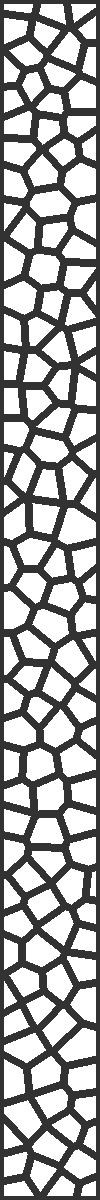

Source code (Python):
#
# Voronoi Scarf Generator
# By Dave LeCompte [email redacted]
#
#
# This program is free software: you can redistribute it and/or modify
# it under the terms of the GNU General Public License as published by
# the Free Software Foundation, either version 3 of the License, or
# (at your option) any later version.
#
# This program is distributed in the hope that it will be useful,
# but WITHOUT ANY WARRANTY; without even the implied warranty of
# MERCHANTABILITY or FITNESS FOR A PARTICULAR PURPOSE.  See the
# GNU General Public License for more details.
#
# You should have received a copy of the GNU General Public License
# along with this program.  If not, see <http://www.gnu.org/licenses/>.
#


# See also "Fast Poisson Disk Sampling in Arbitrary Dimensions" by Robert Bridson

from PIL import Image
import random
import math

X = 100
Y = 1200

CELL_EDGE_WIDTH = 4

BORDER_WIDTH = 4

DIST_BETWEEN_POINTS = 25

POPULATION_RETRIES = 30

EDGE_COLOR = (50, 50, 50)
BASE_COLOR = (255, 255, 255)

GRID_SIZE = int(DIST_BETWEEN_POINTS / math.sqrt(2.0))

points = []

vorScarfImg = Image.new("RGB", (X, Y))

indexCache = {}

grid = None

def findClosestPointIndexOld(x, y):
    key = (x,y)
    if key in indexCache:
        return indexCache[key]

    bestDist = (X + Y) * (X + Y)
    bestIndex = -1

    for i, (px, py) in enumerate(points):
        dx = px - x
        dy = py - y
        dSqr = dx * dx + dy * dy
        if dSqr < bestDist:
            bestDist = dSqr
            bestIndex = i
    indexCache[key] = bestIndex
    return bestIndex

def findClosestPointIndex(x, y):
    key = (x,y)
    if key in indexCache:
        return indexCache[key]

    neighborIndices = []
    r = DIST_BETWEEN_POINTS
    while len(neighborIndices) == 0:
        r = r * 2
        neighborIndices = list(findNeighborIndicesInGrid(x, y, r))

    bestRadiusSqr = 1e30
    bestIndex = -1
    for ni in neighborIndices:
        nx, ny = points[ni]
        dx = nx - x
        dy = ny - y
        dSqr = dx * dx + dy * dy
        if dSqr < bestRadiusSqr:
            bestRadiusSqr = dSqr
            bestIndex = ni
    indexCache[key] = bestIndex
    return bestIndex

def isOnBorder(x, y):
    return (x < BORDER_WIDTH or x + BORDER_WIDTH >= X or
            y < BORDER_WIDTH or y + BORDER_WIDTH >= Y)

def isOnEdge(x, y):
    ci = findClosestPointIndex(x, y)

    EWSQR = CELL_EDGE_WIDTH * CELL_EDGE_WIDTH

    for tx in range(x - CELL_EDGE_WIDTH, x + CELL_EDGE_WIDTH + 1):
        for ty in range(y - CELL_EDGE_WIDTH, y + CELL_EDGE_WIDTH + 1):
            dx = tx - x
            dy = ty - y
            if dx * dx + dy * dy > EWSQR:
                continue
            if tx < 0 or tx >= X or ty < 0 or ty >= Y:
                continue
            ti = findClosestPointIndex(tx, ty)
            if ti != ci:
                return True
    return False


def makeGrid():
    global grid

    GX = int(math.ceil(X * 1.0 / GRID_SIZE))
    GY = int(math.ceil(Y * 1.0 / GRID_SIZE))

    grid = [[-1 for gy in range(GY)] for gx in range(GX)]

def findPointInGrid(x, y):
    sx = int (x * 1.0 / GRID_SIZE)
    sy = int (y * 1.0 / GRID_SIZE)
    return grid[sx][sy]

def findNeighborIndicesInGrid(x, y, r):
    ax = int((x - r) * 1.0 / GRID_SIZE)
    bx = int((x + r) * 1.0 / GRID_SIZE) + 1
    ay = int((y - r) * 1.0 / GRID_SIZE)
    by = int((y + r) * 1.0 / GRID_SIZE) + 1

    ax = max(0, ax)
    bx = min(bx, len(grid) - 1)

    ay = max(0, ay)
    by = min(by, len(grid[0]) - 1)

    for ix in range(ax, bx+1):
        for iy in range(ay, by+1):
            gi = grid[ix][iy]
            if gi == -1:
                continue
            px, py = points[gi]

            dx = px - x
            dy = py - y

            if (dx * dx + dy * dy < r * r):
                yield gi

def findNeighborsInGrid(x, y, r):
    ax = int((x - r) * 1.0 / GRID_SIZE)
    bx = int((x + r) * 1.0 / GRID_SIZE) + 1
    ay = int((y - r) * 1.0 / GRID_SIZE)
    by = int((y + r) * 1.0 / GRID_SIZE) + 1

    ax = max(0, ax)
    bx = min(bx, len(grid) - 1)

    ay = max(0, ay)
    by = min(by, len(grid[0]) - 1)

    for ix in range(ax, bx+1):
        for iy in range(ay, by+1):
            gi = grid[ix][iy]
            if gi == -1:
                continue
            px, py = points[gi]

            dx = px - x
            dy = py - y

            if (dx * dx + dy * dy < r * r):
                yield (px, py)

def isLegalPoint(x, y):
    # first, check to see if it's in bounds
    if (x < 0 or x > X or
        y < 0 or y > Y):
        return False

    for np in findNeighborsInGrid(x, y, DIST_BETWEEN_POINTS):
        return False

    return True

def genDisplacedPoint(x, y, minRadius, maxRadius):
    while True:
        rx = random.uniform(x - maxRadius, x + maxRadius)
        ry = random.uniform(y - maxRadius, y + maxRadius)

        dx = rx - x
        dy = ry - y

        dSqr = dx * dx + dy * dy
        if (dSqr < minRadius * minRadius or
            dSqr > maxRadius * maxRadius):
            continue
        return rx, ry

def addPointToGrid(x, y, i):
    sx = int (x * 1.0 / GRID_SIZE)
    sy = int (y * 1.0 / GRID_SIZE)
    grid[sx][sy] = i
    points.append((x, y))

def fillGrid():
    activeList = []

    hd = DIST_BETWEEN_POINTS / 2.0

    x = random.uniform(hd, X - hd)
    y = random.uniform(hd, Y - hd)

    addPointToGrid(x, y, 0)
    activeList.append((x,y))

    while activeList:
        i = random.randrange(len(activeList))
        x, y = activeList[i]
        anyAdded = False
        for k in range(POPULATION_RETRIES):
            nx, ny = genDisplacedPoint(x, y, DIST_BETWEEN_POINTS, 2*DIST_BETWEEN_POINTS)
            if isLegalPoint(nx, ny):
                #print "placing", len(points), nx, ny
                anyAdded = True
                addPointToGrid(nx, ny, len(points))
                activeList.append((nx, ny))
                break
        if not anyAdded:
            activeList.pop(i)

def drawEdges():
    for x in range(0, X):
        #print "x:",x
        for y in range(0, Y):
            if (isOnBorder(x, y) or isOnEdge(x,y)):
                c = EDGE_COLOR
            else:
                c = BASE_COLOR

            vorScarfImg.putpixel((x, y), c)



makeGrid()
fillGrid()
drawEdges()

vorScarfImg.save("scarf.png")
vorScarfImg.save("scarf.tiff")
